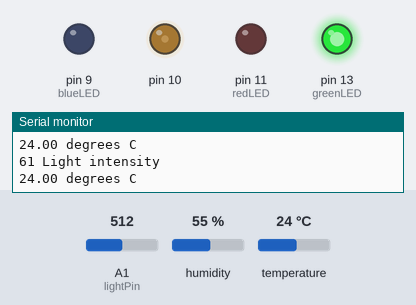
A sketch run on a simulated Arduino Uno, built with avr-gcc and run on an emulated ATmega328P. Parts: output pins drawn as LEDs (lit = HIGH), the last lines printed to the serial monitor. The test bench sets the inputs (shaded band); at power-on: temperature 24 °C, A1 (lightPin) = 512, humidity 55 %.

Above: at 1.8 s.
1.9 s: temperature set to 21.5 °C
3.4 s: temperature set to 20.2 °C
At 4.5 s:
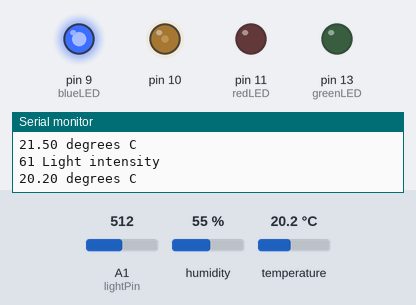
5.5 s: A1 (lightPin) set to 716
At 6.5 s:
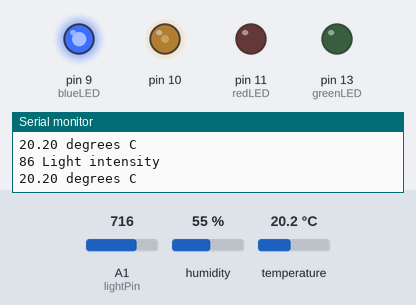
7.5 s: A1 (lightPin) set to 306
At 8.5 s:
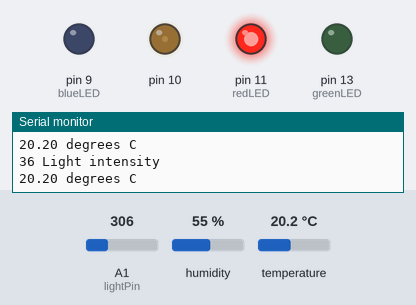
9.5 s: A1 (lightPin) set to 11
At 10.4 s:
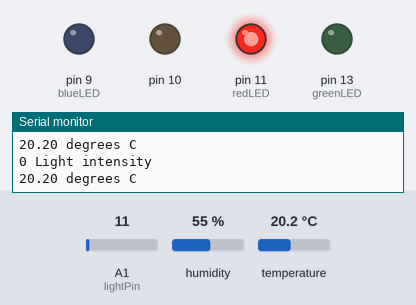
11.5 s: A1 (lightPin) set to 0
At 12.4 s:
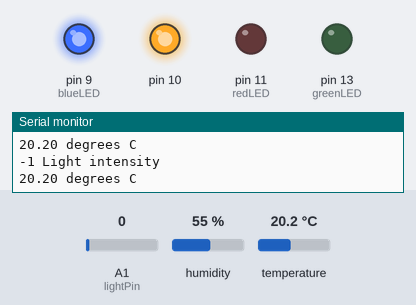
Timing chart, 0 to 14.5 s (numbered marks = the images above; inputs shaded):
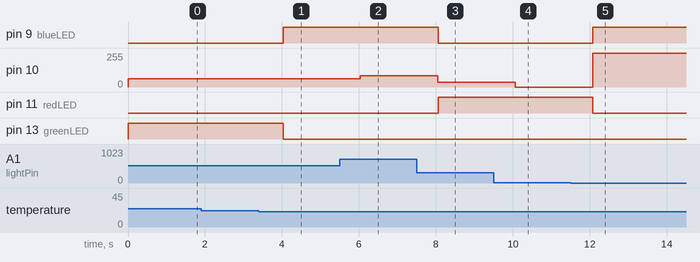

The sketch:

exercise3.ino
```cpp
// Cynthia Tarwireyi, Dhanvarshinie Rajan, Kanokwan Haesatith group: 24 (2023)
// Work package 5
// Exercise 3
// Submission code: 56774


#include "dht.h";
dht DHT;

#define greenLED 13 // define the first LED connected to pin 13
#define redLED 11 // define the seconf LED connected to pin 11
#define blueLED 9 // define the third LED connected to pin 9

#define tempPin A0 // define the temp sensor pin connected to pin A0
#define lightPin A1 // define the light sensor pin connected to pin A1

void setup()
{
  Serial.begin(9600); //initialize the serial
  pinMode(greenLED, OUTPUT); // green as the output pin, which will generate an electrical signal.
  pinMode(redLED, OUTPUT); // red as the output pin, which will generate an electrical signal.
  pinMode(blueLED, OUTPUT); // blue as the output pin, which will generate an electrical signal.

  pinMode(tempPin, INPUT);
  pinMode(lightPin, INPUT);
  // Initate the serial port
    Serial.begin(9600);
}

void loop()
{
  // Read the data from the photoresistor
    int lightReading = analogRead(lightPin);
  // Serial.print(lightReading);
    // Map the data on a scale from 0% to 100%
   lightReading = map(lightReading, 11, 830, 0, 100);
    // Print the light persentage to serial
   analogWrite(10, lightReading);// write the mapped value to digital pin 10

  Serial.print(lightReading); Serial.println(" Light intensity");  // print the light intensity

   int readData = DHT.read22(tempPin); // use the dht library to read the temp pin.
   float tempInCelsius = DHT.temperature; // use the dht library to read the temperature.
   Serial.print(tempInCelsius); Serial.println(" degrees C"); // print the temp


  if (lightReading == 0){ //if light intensity value is 0
    // if temperature is less than -12C, power on the green LED
    if (tempInCelsius <= -12){
    	digitalWrite(greenLED, HIGH); //green LED on
    	digitalWrite(redLED, LOW); // red LED off
      	digitalWrite(blueLED, LOW); // blue LED off
    }
    else{// If the temperature is higher than -12
         // Power on the red LED
    	digitalWrite(redLED, HIGH);// red LED on
      	digitalWrite(greenLED, LOW); // green LED off
      	digitalWrite(blueLED, LOW); // blue LED off
    }
  }
  // if the light intensity is between 1 and 20
  else if (lightReading >= 1 && lightReading <= 20) {
    // if the temperature is between -12 and 0, Power on the green LED
    if(tempInCelsius > -12 && tempInCelsius <= 0){
      	digitalWrite(redLED, LOW); // red LED off
      	digitalWrite(greenLED, HIGH); // green LED on
      	digitalWrite(blueLED, LOW); // blue LED off
    }
    // if the temperature is more than 0, Power on the red LED
    else if (tempInCelsius > 0){
        digitalWrite(redLED, HIGH); // red LED on
      	digitalWrite(greenLED, LOW); // green LED off
      	digitalWrite(blueLED, LOW); // blue LED off
    }
    else{ // If the temperature is lower than -12, Power on the blue led
        digitalWrite(redLED, LOW); // red LED off
      	digitalWrite(greenLED, LOW); // green LED off
      	digitalWrite(blueLED, HIGH); // blue LED on
    }
  }
  // if the light intensity isbetween 21 and 60
  else if (lightReading >= 21 && lightReading <= 60){
    // if the temperature is betwwen 0 and 20, Power on the green LED
    if (tempInCelsius >= 0 && tempInCelsius <= 20){
    	digitalWrite(redLED, LOW); // red LED off
      	digitalWrite(greenLED, HIGH); // green LED on
      	digitalWrite(blueLED, LOW); // blue LED off
    }
    else if(tempInCelsius > 20){ // if the temperature is more than 20, Power on the red LED
        digitalWrite(redLED, HIGH); // red LED on
      	digitalWrite(greenLED, LOW); // greenLED off
      	digitalWrite(blueLED, LOW); // blue LED off
    }
    else{ // else If the temperature is lower than 0, Power on the blue LED
        digitalWrite(redLED, LOW);// red LED off
      	digitalWrite(greenLED, LOW); // green light off
      	digitalWrite(blueLED, HIGH); // blue LED on
    }
  }
  // finally, if the light intensity value is between 61 and 100
  else{
    if(tempInCelsius >= 21){ // if the temperature is more than 21, Power on the green LED
    	digitalWrite(redLED, LOW); // red LED off
      	digitalWrite(greenLED, HIGH); // green LED on
      	digitalWrite(blueLED, LOW); // blue LED off
    }
    // If the temperature is lower than 21C, Power on the blue LED
    else{
    	digitalWrite(redLED, LOW); // red LED off
      	digitalWrite(greenLED, LOW); // green LED off
      	digitalWrite(blueLED, HIGH); // blue LED on
    }

  }
  delay(1000);//delay program by one second
}
```

Measured:
- the behaviour switches between 21 and 20.9 °C on temperature (found by bisection; images 0 and 1)
- after the input at 3.4 s, pin 9 (blueLED): LOW → HIGH after 0.63 s; pin 13 (greenLED): HIGH → LOW after 0.63 s
- after the input at 5.5 s, pin 10: 61/255 → 86/255 after 0.54 s
- after the input at 7.5 s, pin 9 (blueLED): HIGH → LOW after 0.56 s; pin 10: 86/255 → 36/255 after 0.55 s; pin 11 (redLED): LOW → HIGH after 0.56 s
- after the input at 9.5 s, pin 10: 36/255 → 0/255 after 0.56 s
- after the input at 11.5 s, pin 9 (blueLED): LOW → HIGH after 0.58 s; pin 10: 0/255 → 255/255 after 0.58 s; pin 11 (redLED): HIGH → LOW after 0.58 s
